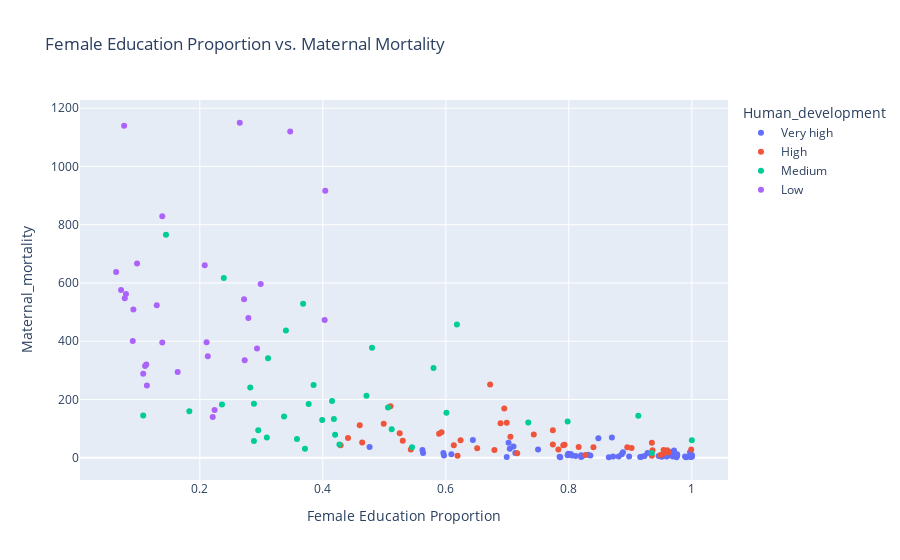

The code cell stored with this chart in its notebook:
### Code cell
### Interactive Plot of Percentage of women with secondary education vs. maternal mortality
fig = px.scatter(df1, 
           y = 'Maternal_mortality',
           x = 'f_educ_prop',
           hover_data = ['Country'],
           color = 'Human_development',
           title = 'Female Education Proportion vs. Maternal Mortality',
           labels = {'Maternal_morality': 'Maternal Mortality Count',
                     'f_educ_prop': 'Female Education Proportion'})

# displaying the plot
fig.show()

### Figure 1 — Plotly figure (JSON) as saved in the notebook; plotly's stock layout.template omitted (floating-point values rounded to 4 significant figures)
{"data": [{"customdata": [["Switzerland"], ["Norway"], ["Iceland"], ["Hong Kong"], ["Australia"], ["Denmark"], ["Sweden"], ["Ireland"], ["Germany"], ["Netherlands"], ["Finland"], ["Singapore"], ["Belgium"], ["New Zealand"], ["Canada"], ["Liechtenstein"], ["Luxembourg"], ["United Kingdom"], ["Japan"], ["South Korea"], ["United States"], ["Israel"], ["Malta"], ["Slovenia"], ["Austria"], ["United Arab Emirates"], ["Spain"], ["France"], ["Cyprus"], ["Italy"], ["Estonia"], ["Czechia"], ["Greece"], ["Poland"], ["Bahrain"], ["Lithuania"], ["Saudi Arabia"], ["Portugal"], ["Latvia"], ["Andorra"], ["Croatia"], ["Chile"], ["Qatar"], ["San Marino"], ["Slovakia"], ["Hungary"], ["Argentina"], ["Türkiye"], ["Montenegro"], ["Kuwait"], ["Brunei Darussalam"], ["Russian Federation"], ["Romania"], ["Oman"], ["Bahamas"], ["Kazakhstan"], ["Trinidad and Tobago"], ["Costa Rica"], ["Uruguay"], ["Belarus"], ["Panama"], ["Malaysia"], ["Georgia"], ["Mauritius"], ["Serbia"], ["Thailand"]], "hovertemplate": "Human_development=Very high<br>Female Education Proportion=%{x}<br>Maternal_mortality=%{y}<br>Country=%{customdata[0]}<extra></extra>", "legendgroup": "Very high", "marker": {"color": "#636efa", "symbol": "circle"}, "mode": "markers", "name": "Very high", "orientation": "v", "showlegend": true, "type": "scatter", "x": [0.969, 0.991, 0.998, 0.771, 0.946, 0.951, 0.918, 0.881, 0.961, 0.898, 0.99, 0.805, 0.872, 0.82, 1, null, 1, 0.998, 0.959, 0.831, 0.965, 0.916, 0.822, 0.976, 1, 0.82, 0.785, 0.835, 0.811, 0.786, 0.976, 0.998, 0.699, 0.865, 0.799, 0.955, 0.713, 0.597, 0.997, 0.707, 0.97, 0.803, 0.798, 0.818, 0.989, 0.976, 0.71, 0.563, 0.923, 0.609, 0.704, 0.928, 0.888, 0.966, 0.87, 0.998, 0.848, 0.562, 0.596, 0.975, 0.702, 0.75, 0.971, 0.644, 0.886, 0.476], "xaxis": "x", "y": [5, 2, 4, null, 6, 4, 4, 5, 7, 5, 3, 8, 5, 9, 10, null, 5, 7, 5, 11, 19, 3, 6, 7, 5, 3, 4, 8, 6, 2, 9, 3, 3, 2, 14, 8, 17, 8, 19, null, 8, 13, 9, null, 5, 12, 39, 17, 6, 12, 31, 17, 19, 19, 70, 10, 67, 27, 17, 2, 52, 29, 25, 61, 12, 37], "yaxis": "y"}, {"customdata": [["Albania"], ["Bulgaria"], ["Grenada"], ["Barbados"], ["Antigua and Barbuda"], ["Seychelles"], ["Sri Lanka"], ["Bosnia and Herzegovina"], ["Saint Kitts and Nevis"], ["Iran"], ["Ukraine"], ["North Macedonia"], ["China"], ["Dominican Republic"], ["Moldova"], ["Palau"], ["Cuba"], ["Peru"], ["Armenia"], ["Mexico"], ["Brazil"], ["Colombia"], ["Saint Vincent and the Grenadines"], ["Maldives"], ["Algeria"], ["Azerbaijan"], ["Tonga"], ["Turkmenistan"], ["Ecuador"], ["Mongolia"], ["Egypt"], ["Tunisia"], ["Fiji"], ["Suriname"], ["Uzbekistan"], ["Dominica"], ["Jordan"], ["Libya"], ["Paraguay"], ["Palestine"], ["Saint Lucia"], ["Guyana"], ["South Africa"], ["Jamaica"], ["Samoa"], ["Gabon"], ["Lebanon"], ["Indonesia"], ["Viet Nam"]], "hovertemplate": "Human_development=High<br>Female Education Proportion=%{x}<br>Maternal_mortality=%{y}<br>Country=%{customdata[0]}<extra></extra>", "legendgroup": "High", "marker": {"color": "#EF553B", "symbol": "circle"}, "mode": "markers", "name": "High", "orientation": "v", "showlegend": true, "type": "scatter", "x": [0.954, 0.949, null, 0.954, null, null, 0.84, 0.827, null, 0.716, 0.962, 0.619, 0.783, 0.774, 0.961, 0.969, 0.895, 0.593, 0.96, 0.651, 0.624, 0.589, 0.441, 0.464, 0.46, 0.936, 0.935, 0.935, 0.53, 0.793, 0.816, 0.429, 0.902, 0.699, 0.999, null, 0.774, 0.705, 0.525, 0.679, 0.499, 0.695, 0.689, 0.743, 0.791, 0.672, 0.543, 0.51, 0.613], "xaxis": "x", "y": [15, 10, 25, 27, 42, 53, 36, 10, null, 16, 19, 7, 29, 95, 19, null, 36, 88, 26, 33, 60, 83, 68, 53, 112, 26, 52, 7, 59, 45, 37, 43, 34, 120, 29, null, 46, 72, 84, 27, 117, 169, 119, 80, 43, 252, 29, 177, 43], "yaxis": "y"}, {"customdata": [["Philippines"], ["Botswana"], ["Bolivia"], ["Kyrgyzstan"], ["Venezuela"], ["Iraq"], ["Tajikistan"], ["Belize"], ["Morocco"], ["El Salvador"], ["Nicaragua"], ["Bhutan"], ["Cabo Verde"], ["Bangladesh"], ["Tuvalu"], ["Marshall Islands"], ["India"], ["Ghana"], ["Micronesia"], ["Guatemala"], ["Kiribati"], ["Honduras"], ["Sao Tome and Principe"], ["Namibia"], ["Lao People's Democratic Republic"], ["Timor-Leste"], ["Vanuatu"], ["Nepal"], ["Eswatini"], ["Equatorial Guinea"], ["Cambodia"], ["Zimbabwe"], ["Angola"], ["Myanmar"], ["Syrian Arab Republic"], ["Cameroon"], ["Kenya"], ["Congo"], ["Zambia"], ["Solomon Islands"], ["Comoros"], ["Papua New Guinea"], ["Mauritania"], ["Côte d'Ivoire"]], "hovertemplate": "Human_development=Medium<br>Female Education Proportion=%{x}<br>Maternal_mortality=%{y}<br>Country=%{customdata[0]}<extra></extra>", "legendgroup": "Medium", "marker": {"color": "#00cc96", "symbol": "circle"}, "mode": "markers", "name": "Medium", "orientation": "v", "showlegend": true, "type": "scatter", "x": [0.734, 0.913, 0.601, 1, 0.798, 0.42, 0.935, 0.545, 0.309, 0.427, 0.512, 0.236, 0.288, 0.506, 0.6, 0.916, 0.418, 0.58, null, 0.295, null, 0.358, 0.399, 0.415, 0.377, 0.337, null, 0.288, 0.34, null, 0.183, 0.618, 0.282, 0.385, 0.371, 0.368, 0.311, 0.48, 0.471, null, null, 0.108, 0.145, 0.239], "xaxis": "x", "y": [121, 144, 155, 60, 125, 79, 17, 36, 70, 46, 98, 183, 58, 173, null, null, 133, 308, 88, 95, 92, 65, 130, 195, 185, 142, 72, 186, 437, 301, 160, 458, 241, 250, 31, 529, 342, 378, 213, 104, 273, 145, 766, 617], "yaxis": "y"}, {"customdata": [["Tanzania"], ["Pakistan"], ["Togo"], ["Haiti"], ["Nigeria"], ["Rwanda"], ["Benin"], ["Uganda"], ["Lesotho"], ["Malawi"], ["Senegal"], ["Djibouti"], ["Sudan"], ["Madagascar"], ["Gambia"], ["Ethiopia"], ["Eritrea"], ["Guinea-Bissau"], ["Liberia"], ["Congo"], ["Afghanistan"], ["Sierra Leone"], ["Guinea"], ["Yemen"], ["Burkina Faso"], ["Mozambique"], ["Mali"], ["Burundi"], ["Central African Republic"], ["Niger"], ["Chad"], ["South Sudan"]], "hovertemplate": "Human_development=Low<br>Female Education Proportion=%{x}<br>Maternal_mortality=%{y}<br>Country=%{customdata[0]}<extra></extra>", "legendgroup": "Low", "marker": {"color": "#ab63fa", "symbol": "circle"}, "mode": "markers", "name": "Low", "orientation": "v", "showlegend": true, "type": "scatter", "x": [0.13, 0.221, 0.139, 0.279, 0.404, 0.114, 0.211, 0.293, 0.272, 0.213, 0.111, null, 0.164, 0.273, 0.299, 0.091, null, 0.098, 0.208, 0.403, 0.064, 0.347, 0.072, 0.224, 0.113, 0.108, 0.08, 0.078, 0.139, 0.092, 0.077, 0.265], "xaxis": "x", "y": [524, 140, 396, 480, 917, 248, 397, 375, 544, 349, 315, 248, 295, 335, 597, 401, 480, 667, 661, 473, 638, 1120, 576, 164, 320, 289, 562, 548, 829, 509, 1140, 1150], "yaxis": "y"}], "layout": {"legend": {"title": {"text": "Human_development"}, "tracegroupgap": 0}, "title": {"text": "Female Education Proportion vs. Maternal Mortality"}, "xaxis": {"anchor": "y", "domain": [0, 1], "title": {"text": "Female Education Proportion"}}, "yaxis": {"anchor": "x", "domain": [0, 1], "title": {"text": "Maternal_mortality"}}}}
